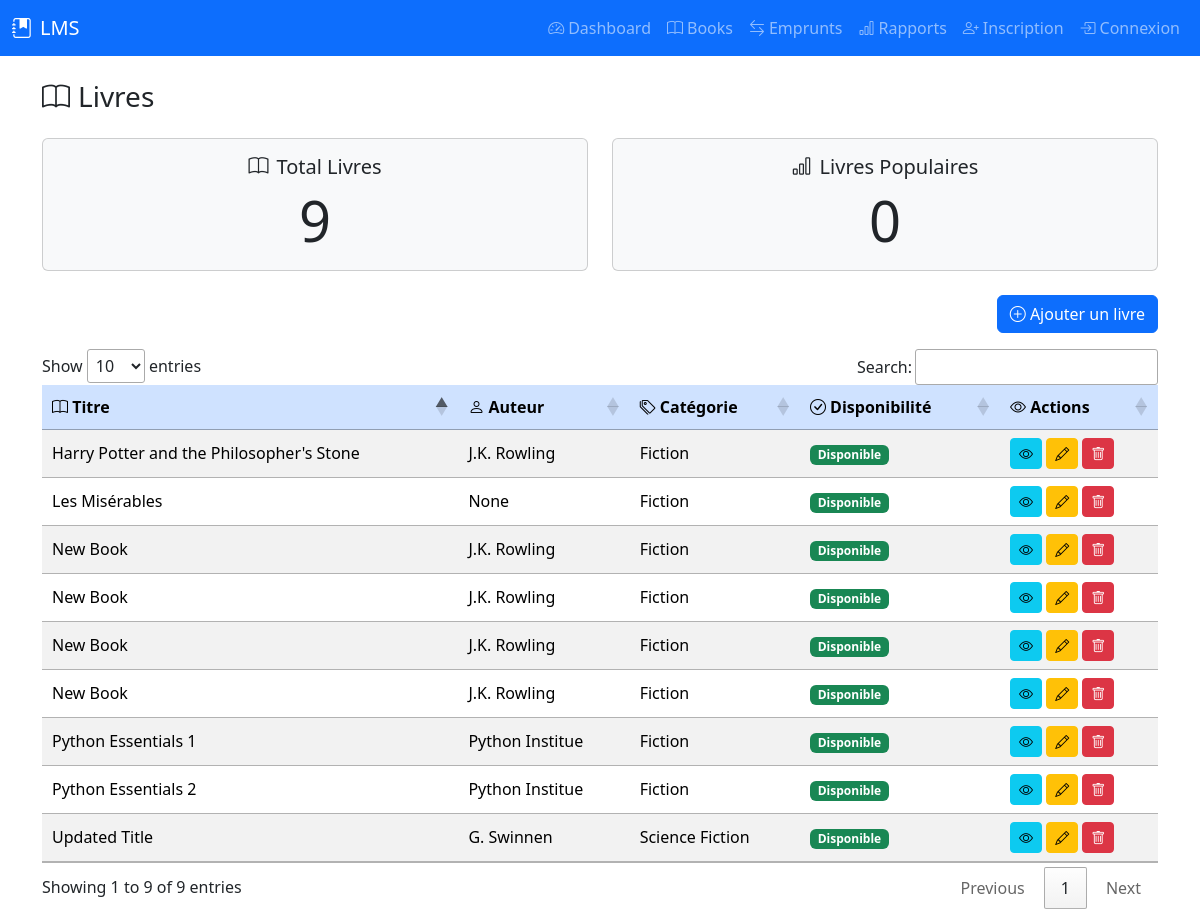
/books, run on the app's committed database.
### tables this page shows
CREATE TABLE books (
            book_id INTEGER PRIMARY KEY AUTOINCREMENT,
            title TEXT NOT NULL,
            author_id INTEGER,
            category_id INTEGER,
            isbn TEXT UNIQUE,
            publication_year INTEGER,
            publisher TEXT,
            quantity INTEGER DEFAULT 1,
            available_quantity INTEGER DEFAULT 1,
            FOREIGN KEY (author_id) REFERENCES authors (author_id),
            FOREIGN KEY (category_id) REFERENCES categories (category_id)
        );

CREATE TABLE categories (
            category_id INTEGER PRIMARY KEY AUTOINCREMENT,
            name TEXT NOT NULL,
            description TEXT
        );

CREATE TABLE authors (
            author_id INTEGER PRIMARY KEY AUTOINCREMENT,
            name TEXT NOT NULL,
            biography TEXT
        );

### controllers/dashboard_controller.py (the view)
@dashboard_blueprint.route('/books', methods=['GET'])
def books():
    try:
        stats = dashboard_service.get_dashboard_statistics()
        books_data = dashboard_service.get_books_data()
        return render_template('books.html', **stats, books=books_data)
    except Exception as e:
        return jsonify({'error': str(e)}), 500

### models/author.py (called while the page is built)
    @property
    def name(self):
        return self._get_attribute("name")

    @classmethod
    def all(cls):
        query = f"SELECT * FROM {cls.TABLE_NAME}"
        results = DatabaseConnection.execute_query(query)
        if results:
            conn = DatabaseConnection.get_connection()
            cursor = conn.cursor()
            cursor.execute(f"PRAGMA table_info({cls.TABLE_NAME})")
            columns = [column[1] for column in cursor.fetchall()]
            conn.close()
            return [cls(**dict(zip(columns, result))) for result in results]
        return []

    @classmethod
    def find_by_id(cls, author_id):
        query = f"SELECT * FROM {cls.TABLE_NAME} WHERE {cls.PRIMARY_KEY} = ?"
        result = DatabaseConnection.execute_query(query, (author_id,))
        if result:
            conn = DatabaseConnection.get_connection()
            cursor = conn.cursor()
            cursor.execute(f"PRAGMA table_info({cls.TABLE_NAME})")
            columns = [column[1] for column in cursor.fetchall()]
            conn.close()
            return cls(**dict(zip(columns, result[0])))
        return None

### models/base_model.py (called while the page is built)
    def _get_attribute(self, name):
        return self._attributes.get(name)

    def _set_attribute(self, name, value):
        self._attributes[name] = value

    def __setattr__(self, name, value):
        if name == "_attributes":
            super().__setattr__(name, value)
        else:
            self._set_attribute(name, value)

    @classmethod
    def find_by_id(cls, id: int):
        if not cls.TABLE_NAME or not cls.PRIMARY_KEY:
            raise NotImplementedError("TABLE_NAME and PRIMARY_KEY must be defined in subclass")
        query = f"SELECT * FROM {cls.TABLE_NAME} WHERE {cls.PRIMARY_KEY} = ?"
        result = DatabaseConnection.execute_query(query, (id,))
        if result and len(result) > 0:
            conn = DatabaseConnection.get_connection()
            cursor = conn.cursor()
            cursor.execute(f"PRAGMA table_info({cls.TABLE_NAME})")
            columns = [column[1] for column in cursor.fetchall()]
            conn.close()
            record_dict = dict(zip(columns, result[0]))
            return cls(**record_dict)
        return None

### models/book.py (called while the page is built)
    @property
    def book_id(self):
        return self._get_attribute("book_id")

    @property
    def title(self):
        return self._get_attribute("title")

    @property
    def author_id(self):
        return self._get_attribute("author_id")

### templates/books.html (shortened to what this page needs)
<!DOCTYPE html>
<html lang="fr">
<head>
    <link rel="stylesheet" href="/static/css/style.css">
    <link href="https://cdn.jsdelivr.net/npm/bootstrap@5.3.2/dist/css/bootstrap.min.css" rel="stylesheet">
    <link rel="stylesheet" href="https://cdn.jsdelivr.net/npm/bootstrap-icons@1.11.3/font/bootstrap-icons.css">
    <link rel="stylesheet" href="https://cdn.datatables.net/1.13.4/css/jquery.dataTables.min.css">
</head>
<body>
{% include 'includes/navbar.html' %}
<div class="container">
    <h3 class="mb-4"><i class="bi bi-book me-2"></i>Livres</h3>
    <div class="row text-center mb-4">
        <div class="col-md-6">
            <div class="card bg-light">
                <div class="card-body">
                    <h5 class="card-title"><i class="bi bi-book me-2"></i>Total Livres</h5>
                    <p class="card-text display-4">{{ total_books }}</p>
                </div>
            </div>
        </div>
        <div class="col-md-6">
            <div class="card bg-light">
                <div class="card-body">
                    <h5 class="card-title"><i class="bi bi-bar-chart me-2"></i>Livres Populaires</h5>
                    <p class="card-text display-4">{{total_popular_books}}</p>
                </div>
            </div>
        </div>
    </div>
    <div class="d-flex justify-content-end mb-3">
        <button class="btn btn-primary" id="addBookButton" title="Ajouter un nouveau livre">
            <i class="bi bi-plus-circle"></i> Ajouter un livre
        </button>
    </div>
    <div class="table-responsive">
        <table id="booksTable" class="table table-striped table-hover align-middle">
            <thead class="table-primary">
                <tr>
                    <th><i class="bi bi-book"></i> Titre</th>
                    <th><i class="bi bi-person"></i> Auteur</th>
                    <th><i class="bi bi-tags"></i> Catégorie</th>
                    <th><i class="bi bi-check-circle"></i> Disponibilité</th>
                    <th><i class="bi bi-eye"></i> Actions</th>
                </tr>
            </thead>
            <tbody>
                {% for book in books %}
                    <tr data-isbn="{{ book.isbn }}" data-publication-year="{{ book.publication_year }}" data-publisher="{{ book.publisher }}" data-quantity="{{ book.quantity }}" data-available-quantity="{{ book.available_quantity }}">
                        <td>{{ book.title }}</td>
                        <td>{{ book.author }}</td>
                        <td>{{ book.category }}</td>
                        <td>
                            {% if book.available_quantity > 0 %}
                            <span class="badge bg-success">Disponible</span>
                            {% else %}
                            <span class="badge bg-danger">Emprunté</span>
                            {% endif %}
                        </td>
                        <td>
                            <button class="btn btn-info btn-sm see-detail-book" title="Voir détails"><i class="bi bi-eye"></i></button>
                            <button class="btn btn-warning btn-sm edit-book" title="Modifier"><i class="bi bi-pencil"></i></button>
                            <button class="btn btn-danger btn-sm delete-book" title="Supprimer"><i class="bi bi-trash"></i></button>
                        </td>
                    </tr>
                    {% endfor %}
            </tbody>
        </table>
    </div>
</div>
</body>
</html>

### data on the page
books: title "Les Misérables"
categories: category "Fiction" "Fiction" "Fiction" "Fiction" "Fiction" "Fiction" "Fiction" "Fiction"
books: title "Harry Potter and the Philosopher's Stone"
authors: author "J.K. Rowling" "J.K. Rowling" "J.K. Rowling" "J.K. Rowling" "J.K. Rowling"
books: title "Updated Title"
authors: author "G. Swinnen"
categories: category "Science Fiction"
books: title "New Book"
books: title "New Book"
books: title "New Book"
books: title "New Book"
books: title "Python Essentials 1"
authors: author "Python Institue" "Python Institue"
books: title "Python Essentials 2"

### other printed values
{{ total_books }} "9"
{{ total_popular_books }} "0"
{{ book.author }} "None"
